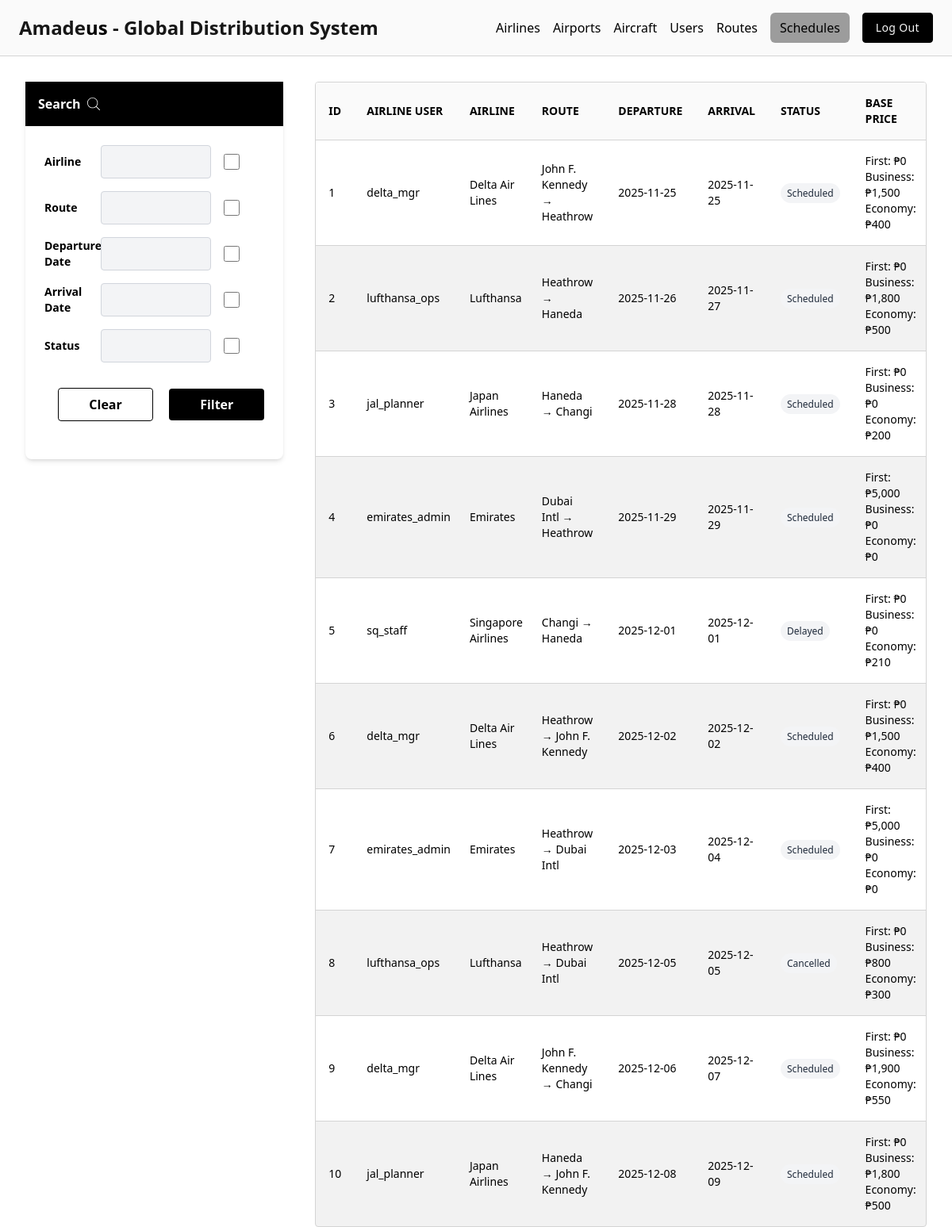
The app's page /flight-schedules (signed in) with its own data.
### tables this page shows
CREATE TABLE IF NOT EXISTS `flight_schedules` (
  `id` int NOT NULL AUTO_INCREMENT,
  `airline_user_id` int NOT NULL,
  `flight_route_id` int NOT NULL,
  `aircraft_id` int DEFAULT NULL,
  `date_departure` varchar(50) NOT NULL,
  `time_departure` varchar(50) NOT NULL,
  `date_arrival` varchar(50) NOT NULL,
  `time_arrival` varchar(50) NOT NULL,
  `status` varchar(50) NOT NULL,
  `price_f` decimal(10,2) NOT NULL DEFAULT '0.00',
  `price_c` decimal(10,2) NOT NULL DEFAULT '0.00',
  `price_y` decimal(10,2) NOT NULL DEFAULT '0.00',
  PRIMARY KEY (`id`),
  KEY `FK_flight_schedules_user` (`airline_user_id`),
  KEY `FK_flight_schedules_route` (`flight_route_id`),
  KEY `FK_flight_schedules_aircraft` (`aircraft_id`),
  CONSTRAINT `FK_flight_schedules_aircraft` FOREIGN KEY (`aircraft_id`) REFERENCES `aircraft` (`id`),
  CONSTRAINT `FK_flight_schedules_route` FOREIGN KEY (`flight_route_id`) REFERENCES `flight_routes` (`id`) ON DELETE CASCADE,
  CONSTRAINT `FK_flight_schedules_user` FOREIGN KEY (`airline_user_id`) REFERENCES `airline_users` (`id`) ON DELETE CASCADE
);

CREATE TABLE IF NOT EXISTS `airline_users` (
  `id` int NOT NULL AUTO_INCREMENT,
  `airline_id` int NOT NULL,
  `username` varchar(50) NOT NULL,
  `password` varchar(250) NOT NULL,
  `role` varchar(50) NOT NULL,
  PRIMARY KEY (`id`),
  KEY `FK_airline` (`airline_id`),
  CONSTRAINT `FK_airline` FOREIGN KEY (`airline_id`) REFERENCES `airlines` (`id`) ON DELETE CASCADE
);

CREATE TABLE IF NOT EXISTS `airlines` (
  `id` int NOT NULL AUTO_INCREMENT,
  `iata` varchar(3) NOT NULL,
  `icao` varchar(4) NOT NULL,
  `airline` varchar(100) NOT NULL,
  `callsign` varchar(100) NOT NULL,
  `country` varchar(100) NOT NULL,
  `comments` varchar(100) NOT NULL,
  PRIMARY KEY (`id`)
);

### Http/controllers/flight_schedules/index.php (called while the page is built, shortened)
<?php
$db = App::resolve(Database::class);
$query = "
    SELECT fs.*,
           au.username as airline_user_name,
           a.airline as airline_name,
           s.id as seat_id,
           s.flight_schedule_id,
           s.ticket_id,
           s.seat_no,
           s.class,
           s.status as seat_status,
           s.customer_name,
           s.customer_number,
           orig.airport_name as origin_airport_name,
           dest.airport_name as destination_airport_name,
           fs.date_departure,
           fs.date_arrival,
           fs.time_departure,
           fs.time_arrival,
           fs.flight_route_id,
           fs.airline_user_id,
           fs.status,
           fs.price_f,
           fs.price_c,
           fs.price_y,
           craft.model,
           craft.rows,
           craft.columns,
           craft.layout,
           CONCAT(orig.airport_name, ' → ', dest.airport_name) as route_display
    FROM flight_schedules fs
    LEFT JOIN airline_users au ON fs.airline_user_id = au.id
    LEFT JOIN flight_routes fr ON fs.flight_route_id = fr.id
    LEFT JOIN airlines a ON au.airline_id = a.id
    LEFT JOIN airports orig ON fr.origin_airport_id = orig.id
    LEFT JOIN airports dest ON fr.destination_airport_id = dest.id
    LEFT JOIN seats s ON s.flight_schedule_id = fs.id
    LEFT JOIN aircraft craft ON craft.id = fs.aircraft_id
";
$params = [];
$rows = $db->query($query, $params)->get();
$schedules = [];
foreach ($rows as $row) {
    $fs_id = $row['id'];
    if (!isset($schedules[$fs_id])) {
        $schedules[$fs_id] = [
            'id' => $row['id'],
            'airline_user_name' => $row['airline_user_name'],
            'flight_route_id' => $row['flight_route_id'],
            'airline_user_id' => $row['airline_user_id'],
            'airline_name' => $row['airline_name'],
            'origin_airport_name' => $row['origin_airport_name'],
            'destination_airport_name' => $row['destination_airport_name'],
            'route_display' => $row['route_display'],
            'date_departure' => $row['date_departure'],
            'date_arrival' => $row['date_arrival'],
            'time_departure' => $row['time_departure'],
            'time_arrival' => $row['time_arrival'],
            'status' => $row['status'],
            'price_f' => $row['price_f'],
            'price_c' => $row['price_c'],
            'price_y' => $row['price_y'],
            'seats' => []
        ];
    }
    if (!empty($row['seat_id'])) {
        $schedules[$fs_id]['seats'][] = [
            'seat_id' => $row['seat_id'],
            'flight_schedule_id' => $row['flight_schedule_id'],
            'ticket_id' => $row['ticket_id'],
            'model' => $row['model'],
            'seat_no' => $row['seat_no'],
            'rows' => $row['rows'],
            'columns' => $row['columns'],
            'class' => $row['class'],
            'status' => $row['status'],
            'seat_status' => $row['seat_status'],
            'customer_name' => $row['customer_name'],
            'customer_number' => $row['customer_number'],
            'layout' => $row['layout']
        ];
    }
}
$flight_schedules = array_values($schedules);
require base_path('Http/views/flight_schedules/index.view.php');

### public/index.php (called while the page is built, shortened)
<?php
require BASE_PATH . "Core/functions.php";
require base_path("bootstrap.php");
$router = new Router();
$uri = parse_url($_SERVER['REQUEST_URI'], PHP_URL_PATH);
$method = $_POST['_method'] ?? $_SERVER['REQUEST_METHOD'];
try {
    $router->route($uri, $method);
} catch (ValidationException $exception) {
    Session::flash('errors', $exception->errors);
    Session::flash('old', $exception->old);
    redirect($router->previous_url());
}

### Core/Container.php (called while the page is built, shortened)
<?php
class Container
{
    protected $binds = [];
    public function bind($key, $resolver): void
    {
        $this->binds[$key] = $resolver;
    }
    public function resolve($key)
    {
        $resolver = $this->binds[$key];
        return call_user_func($resolver);
    }
}

### Core/functions.php (called while the page is built, shortened)
<?php
function base_path($path): string
{
    return BASE_PATH . $path;
}

### config.php (called while the page is built)
<?php
return [
    'database' => [
        'host' => $_ENV['DATABASE_HOSTNAME'],
        'port' => $_ENV['DATABASE_PORT'],
        'dbname' => $_ENV['DATABASE_NAME'],
        'charset' => $_ENV['DATABASE_CHARSET'],
    ],
];

### bootstrap.php (called while the page is built, shortened)
<?php
$container = new Container();
$container->bind('config', function () {
    return require base_path("config.php");
});
$container->bind('Core\Database', function () {
    $config = require base_path("config.php");
    return new Database($config['database'], $_ENV['DATABASE_USERNAME'], $_ENV['DATABASE_PASSWORD']);
});

### Core/Database.php (called while the page is built, shortened)
<?php
class Database {
    public $connection;
    public $statement;
    public function __construct($config, $username = 'root', $password = '')
    {
        $dsn = 'mysql:' . http_build_query($config, '', ';');
        $this->connection = new PDO($dsn, $username, $password, [
            PDO::ATTR_DEFAULT_FETCH_MODE => PDO::FETCH_ASSOC
        ]);
    }
    public function query($query, $params = []): static
    {
        $this->statement = $this->connection->prepare($query);
        $this->statement->execute($params);
        return $this;
    }
    public function get()
    {
        return $this->statement->fetchAll();
    }
}

### Core/App.php (called while the page is built, shortened)
<?php
class App
{
    protected static $container;
    public static function setContainer($container): void
    {
        static::$container = $container;
    }
    public static function resolve($key)
    {
        return static::$container->resolve($key);
    }
}

### Http/views/flight_schedules/index.view.php (the view, shortened to what this page needs)
<?php
require base_path('Http/views/partials/head.php');
require base_path('Http/views/partials/nav.php');
?>
<main x-data="{
    showDeleteModal: false,
    deleteId: null,
    showUpdateModal: false,
    editData: null,
    showSeatsModal: false,
    showVisualModal: false,
    scheduleData: [],
    getSeatNumber(row, col) {
        const columns = ['A', 'B', 'C', 'D', 'E', 'F', 'G', 'H', 'I', 'J', 'K'];
        return row + columns[col - 1];
    },
    getSeatStatus(row, col) {
        if (!this.scheduleData || this.scheduleData.length === 0) return 'available';
        const seatNumber = this.getSeatNumber(row, col);
        const seat = this.scheduleData.find(s => s.seat_no === seatNumber);
        return seat ? seat.seat_status : 'available';
    },
    getSeatDetails(row, col) {
        if (!this.scheduleData || this.scheduleData.length === 0) return 'No details available';
        const seatNumber = this.getSeatNumber(row, col);
        const seat = this.scheduleData.find(s => s.seat_no === seatNumber);
        if (!seat) return 'Seat: ' + seatNumber + '\nStatus: available';
        const className = seat.class === 'F' ? 'First Class' : seat.class === 'C' ? 'Business Class' : 'Economy Class';
        let details = `Seat: ${seat.seat_no}\n`;
        details += `Ticket ID: ${seat.ticket_id || 'N/A'}\n`;
        details += `Customer: ${seat.customer_name || 'N/A'}\n`;
        details += `Class: ${className}\n`;
        details += `Status: ${seat.seat_status}`;
        return details;
    },
    getSeatClass(row, col) {
        if (!this.scheduleData || this.scheduleData.length === 0) return 'Y';
        const seatNumber = this.getSeatNumber(row, col);
        const seat = this.scheduleData.find(s => s.seat_no === seatNumber);
        return seat ? seat.class : 'Y';
    },
    shouldShowSeparator(rowIndex) {
        if (!this.scheduleData || this.scheduleData.length === 0) return false;
        const currentRow = rowIndex + 1;
        const nextRow = currentRow + 1;
        // Get the class of the first seat in current row and next row
        const currentClass = this.getSeatClass(currentRow, 1);
        const nextClass = this.getSeatClass(nextRow, 1);
        return currentClass !== nextClass;
    },
    getClassLabel(rowIndex) {
        const row = rowIndex + 1;
        const seatClass = this.getSeatClass(row, 1);
        if (seatClass === 'F') return 'First Class';
        if (seatClass === 'C') return 'Business Class';
        return 'Economy Class';
    }
}"
    class="h-full w-full flex justify-center gap-x-10 font-bold p-8">
    <div class="max-w-4xl mx-auto rounded-lg bg-white h-fit shadow-md min-w-1/4">
        <div class="p-4 w-full bg-black flex gap-x-2 items-center">
            <p class="text-white">Search</p>
        </div>
        <div id="filterContainer" class="p-6 space-y-3 mb-2 w-full">
        </div>
    </div>
    <div class="overflow-hidden w-full h-fit overflow-x-auto rounded-sm border border-neutral-300 dark:border-neutral-700">
        <table id="flightSchedulesTable" class="w-full font-medium text-left text-sm text-black dark:text-black">
            <thead class="border-b border-neutral-300 bg-neutral-50 text-sm text-black dark:border-neutral-700 dark:bg-neutral-900 dark:text-white">
                <tr>
                    <th scope="col" class="p-4">ID</th>
                    <th scope="col" class="p-4">AIRLINE USER</th>
                    <th scope="col" class="py-4 px-2">AIRLINE</th>
                    <th scope="col" class="p-4 w-64">ROUTE</th>
                    <th scope="col" class="p-4">DEPARTURE</th>
                    <th scope="col" class="p-4">ARRIVAL</th>
                    <th scope="col" class="p-4">STATUS</th>
                    <th scope="col" class="p-4">BASE PRICE</th>
                </tr>
            </thead>
            <tbody class="divide-y divide-neutral-300 dark:divide-neutral-700">
                <?php foreach ($flight_schedules as $schedule) : ?>
                    <tr class="even:bg-black/5 dark:even:bg-white/10">
                        <td class="p-4" data-field="id"><?= $schedule['id'] ?? 'N/A' ?></td>
                        <td class="p-4"
                            data-field="airline_user_name"><?= $schedule['airline_user_name'] ?? 'N/A' ?></td>
                        <td class="py-4 px-2" data-field="airline_name"><?= $schedule['airline_name'] ?? 'N/A' ?></td>
                        <td class="p-4 text-wrap w-64" data-field="route_display"><?= $schedule['route_display'] ?? 'N/A' ?></td>
                        <td class="p-4"
                            data-field="departure"><?= ($schedule['date_departure'] ?? 'N/A') ?></td>
                        <td class="p-4"
                            data-field="arrival"><?= ($schedule['date_arrival'] ?? 'N/A') ?></td>
                        <td class="p-4" data-field="status">
                            <span class="px-2 py-1 text-xs font-medium rounded-full
                                <?php
                                switch ($schedule['status'] ?? '') {
                                    default:
                                        echo 'bg-gray-100 text-gray-800';
                                }
                                ?>">
                                <?= $schedule['status'] ?? 'N/A' ?>
                            </span>
                        </td>
                        <td class="p-4" data-field="pricing">
                            <div>
                                <p>First: <?= '₱' . number_format($schedule['price_f'])  ?></p>
                                <p>Business: <?= '₱' . number_format($schedule['price_c'])  ?></p>
                                <p>Economy: <?= '₱' . number_format($schedule['price_y'])  ?></p>
                            </div>
                        </td>
                    </tr>
                <?php endforeach; ?>
            </tbody>
        </table>
    </div>
</main>
<?php
require base_path('Http/views/partials/footer.php');
?>

### Core/Router.php (shortened to what this page needs)
<?php
class Router
{
    protected array $routes = [];
    public function add_routes($uri, $controller, $method): static
    {
        $this->routes[] = [
            'uri' => $uri,
            'controller' => $controller,
            'method' => $method,
            'middleware' => null,
        ];
        return $this;
    }
    public function only($key): static
    {
        $this->routes[array_key_last($this->routes)]['middleware'] = $key;
        return $this;
    }
    public function route($uri, $method)
    {
        foreach ($this->routes as $route) {
            if ($route['uri'] === $uri && $route['method'] === strtoupper($method)) {
                return require base_path("/Http/controllers/" . $route['controller']);
            }
        }
    }
}

### records on screen
flight_schedules: id "3", airline_user.username "jal_planner", airlines.airline "Japan Airlines", route_display "Haneda → Changi", date_departure "2025-11-28", date_arrival "2025-11-28", status "Scheduled", price_f "0", price_c "0", price_y "200"
flight_schedules: id "4", airline_user.username "emirates_admin", airlines.airline "Emirates", route_display "Dubai Intl → Heathrow", date_departure "2025-11-29", date_arrival "2025-11-29", status "Scheduled", price_f "5,000", price_c "0", price_y "0"
flight_schedules: id "5", airline_user.username "sq_staff", airlines.airline "Singapore Airlines", route_display "Changi → Haneda", date_departure "2025-12-01", date_arrival "2025-12-01", status "Delayed", price_f "0", price_c "0", price_y "210"
flight_schedules: id "6", airline_user.username "delta_mgr", airlines.airline "Delta Air Lines", route_display "Heathrow → John F. Kennedy", date_departure "2025-12-02", date_arrival "2025-12-02", status "Scheduled", price_f "0", price_c "1,500", price_y "400"
flight_schedules: id "7", airline_user.username "emirates_admin", airlines.airline "Emirates", route_display "Heathrow → Dubai Intl", date_departure "2025-12-03", date_arrival "2025-12-04", status "Scheduled", price_f "5,000", price_c "0", price_y "0"
flight_schedules: id "8", airline_user.username "lufthansa_ops", airlines.airline "Lufthansa", route_display "Heathrow → Dubai Intl", date_departure "2025-12-05", date_arrival "2025-12-05", status "Cancelled", price_f "0", price_c "800", price_y "300"
flight_schedules: id "9", airline_user.username "delta_mgr", airlines.airline "Delta Air Lines", route_display "John F. Kennedy → Changi", date_departure "2025-12-06", date_arrival "2025-12-07", status "Scheduled", price_f "0", price_c "1,900", price_y "550"
flight_schedules: id "10", airline_user.username "jal_planner", airlines.airline "Japan Airlines", route_display "Haneda → John F. Kennedy", date_departure "2025-12-08", date_arrival "2025-12-09", status "Scheduled", price_f "0", price_c "1,800", price_y "500"

### other values on screen
$schedule['id'] "1"
$schedule['airline_user_name'] "delta_mgr"
$schedule['airline_name'] "Delta Air Lines"
$schedule['route_display'] "John F. Kennedy → Heathrow"
$schedule['date_departure'] "2025-11-25"
$schedule['date_arrival'] "2025-11-25"
$schedule['status'] "Scheduled"
$schedule['price_f'] "0"
$schedule['price_c'] "1,500"
$schedule['price_y'] "400"
$schedule['id'] "2"
$schedule['airline_user_name'] "lufthansa_ops"
$schedule['airline_name'] "Lufthansa"
$schedule['route_display'] "Heathrow → Haneda"
$schedule['date_departure'] "2025-11-26"
